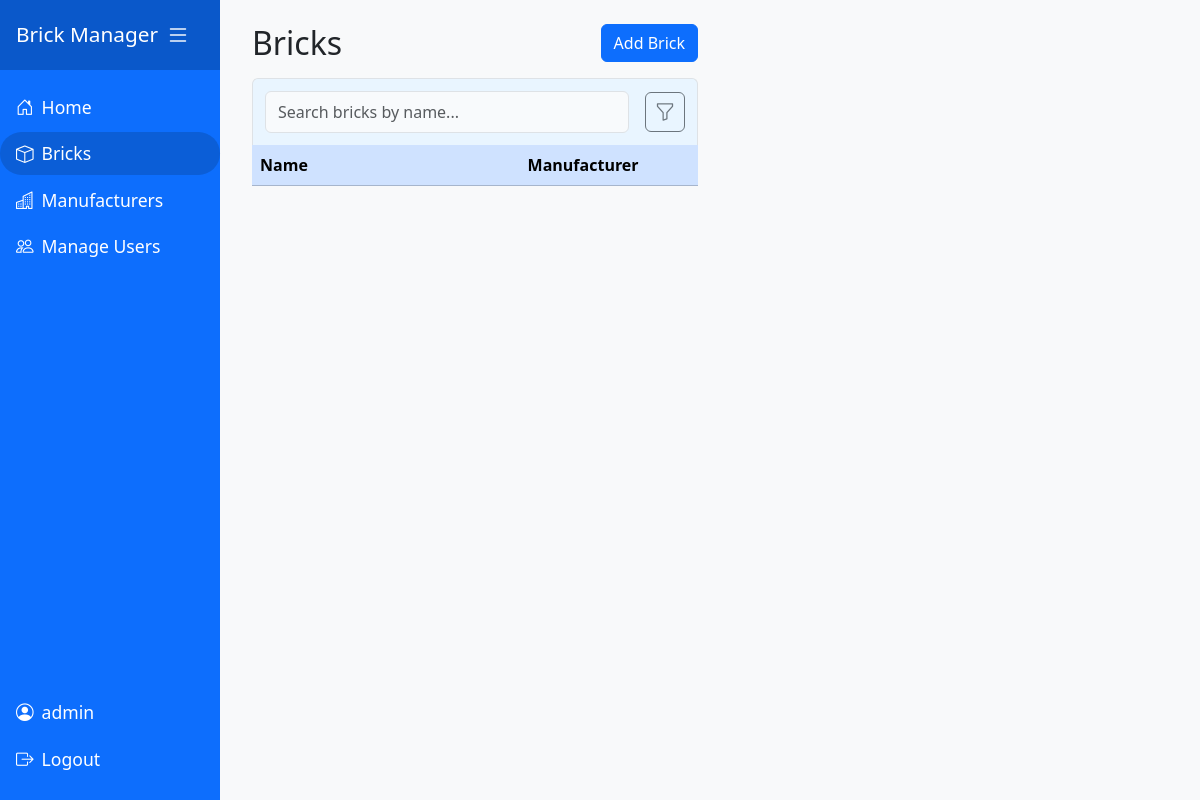
The page /bricks (signed in) on the database as committed earlier.
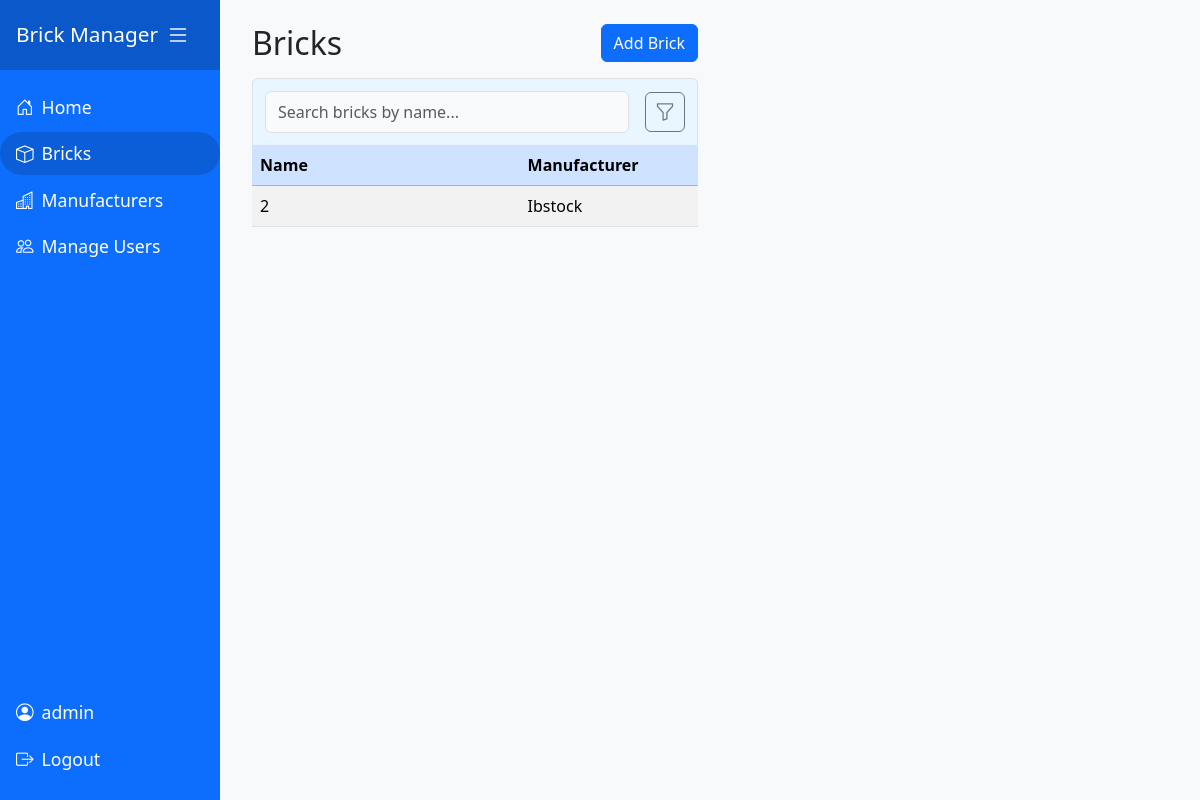
The same page on the database as committed later.
### models.py (models this page shows)
class Brick(db.Model):
    id = db.Column(db.Integer, primary_key=True)
    name = db.Column(db.String(150), nullable=False)
    colour = db.Column(db.String(50), nullable=False)
    material = db.Column(db.String(100), nullable=False)
    strength = db.Column(db.String(50), nullable=False)
    width = db.Column(db.Float, nullable=False)
    depth = db.Column(db.Float, nullable=False)
    height = db.Column(db.Float, nullable=False)
    type = db.Column(db.String(100), nullable=False)
    voids = db.Column(db.Integer, nullable=False)
    manufacturerId = db.Column(db.Integer, db.ForeignKey('manufacturer.id'), nullable=False)

class Manufacturer(db.Model):
    id = db.Column(db.Integer, primary_key=True)
    name = db.Column(db.String(150), nullable=False, unique=True)
    address = db.Column(db.String(250), nullable=False)
    phoneNo = db.Column(db.String(50), nullable=True)
    email = db.Column(db.String(120), nullable=True)
    bricks = db.relationship('Brick', backref='manufacturer', lazy=True)

### bricks.py (the view)
@bricks_bp.route('/bricks')
@bricks_bp.route('/bricks/<int:brick_id>')
def bricks(brick_id=None):
    allBricks = Brick.query.all()
    def brick_to_dict(brick):
        return {
            'id': brick.id,
            'name': brick.name,
            'colour': brick.colour,
            'material': brick.material,
            'strength': brick.strength,
            'width': brick.width,
            'depth': brick.depth,
            'height': brick.height,
            'type': brick.type,
            'voids': brick.voids,
            'manufacturer': {
                'id': brick.manufacturer.id if brick.manufacturer else None,
                'name': brick.manufacturer.name if brick.manufacturer else ''
            }
        }
    brick_dicts = [brick_to_dict(b) for b in allBricks]
    selected_brick_id = None
    if brick_id is not None and any(b['id'] == brick_id for b in brick_dicts):
        selected_brick_id = brick_id
    return render_template('bricks.html', bricks=brick_dicts, selected_brick_id=selected_brick_id)

### app.py (called while the page is built)
@app.before_request
def require_login():
    allowedRoutes = ['users.login']
    endpoint = request.endpoint
    if endpoint is None:
        return  # Let Flask handle it
    if endpoint in allowedRoutes or endpoint.startswith('static'):
        return  # Allow access
    if not session.get('userId'):
        return redirect(url_for('users.login', next=request.url))

### templates/bricks.html (shortened to what this page needs)
{% extends 'base.html' %}
{% block content %}
<div class="row flex-lg-nowrap" style="height: 100%; min-height: 500px;">
    <div class="col-lg-4 col-12 d-flex flex-column">
        <div class="d-flex justify-content-between align-items-center mb-3">
            <h2 class="mb-0">Bricks</h2>
            {% if session.get('userId') %}
            <a href="{{ url_for('bricks.addBrick') }}{% if selected_brick_id %}?selected_brick_id={{ selected_brick_id }}{% endif %}" class="btn btn-primary ms-3">Add Brick</a>
            {% endif %}
        </div>
        <div class="table-responsive bricks-table-responsive flex-grow-1">
            <div class="table-search-container d-flex align-items-center gap-2 position-relative" style="z-index: 10;">
                <input type="text" id="brick-search-box" class="form-control table-search-box" placeholder="Search bricks by name...">
                <button type="button" id="brick-filter-btn" class="btn btn-outline-secondary ms-2 position-relative" title="Filter bricks" aria-label="Filter">
                    <i class="bi bi-funnel"></i>
                </button>
                            {% set manufacturers = bricks | map(attribute='manufacturer') | map(attribute='name') | unique | list %}
            </div>
            <table class="table table-striped table-hover align-middle" id="bricks-table">
                <colgroup>
                    <col style="width: 60%">
                    <col style="width: 40%">
                </colgroup>
                <thead class="table-primary">
                    <tr>
                        <th>Name</th>
                        <th>Manufacturer</th>
                    </tr>
                </thead>
                <tbody>
                    {% for brick in bricks %}
                    <tr class="brick-row" data-brick='{{ brick | tojson | safe }}' data-id="{{ brick.id }}">
                        <td>{{ brick.name }}</td>
                        <td>{{ brick.manufacturer.name }}</td>
                    </tr>
                    {% endfor %}
                </tbody>
            </table>
        </div>
    </div>
    <div class="col-lg-8 col-12 d-flex flex-column" style="height: 100%;">
    </div>
</div>
<link rel="stylesheet" href="{{ url_for('static', filename='css/bricks.css') }}">
{% endblock %}

### templates/base.html (shortened to what this page needs)
<!DOCTYPE html>
<html lang="en">
<head>
    <link href="https://cdn.jsdelivr.net/npm/bootstrap@5.3.2/dist/css/bootstrap.min.css" rel="stylesheet">
    <link rel="stylesheet" href="{{ url_for('static', filename='css/sidebar.css') }}">
    <link rel="stylesheet" href="{{ url_for('static', filename='css/flash.css') }}">
</head>
<body>
    <div class="d-flex">
        <nav id="sidebar" class="sidebar d-flex flex-column">
            <div>
                <div class="sidebar-header d-flex align-items-center justify-content-between">
                    <span>Brick Manager</span>
                    <button class="sidebar-toggler" id="sidebarCollapse" aria-label="Toggle sidebar">
                        <i class="bi bi-list"></i>
                    </button>
                </div>
                <ul class="nav flex-column mt-3">
                    <li class="nav-item">
                        <a class="nav-link {% if request.endpoint == 'index' %}active{% endif %}" href="{{ url_for('index') }}">
                            <i class="bi bi-house-door rounded-pill"></i> <span>Home</span>
                        </a>
                    </li>
                    <li class="nav-item">
                        <a class="nav-link {% if request.endpoint == 'bricks.bricks' %}active{% endif %}" href="{{ url_for('bricks.bricks') }}">
                            <i class="bi bi-box rounded-pill"></i> <span>Bricks</span>
                        </a>
                    </li>
                    <li class="nav-item">
                        <a class="nav-link {% if request.endpoint == 'manufacturers.manufacturers' %}active{% endif %}" href="{{ url_for('manufacturers.manufacturers') }}">
                            <i class="bi bi-buildings"></i> <span>Manufacturers</span>
                        </a>
                    </li>
                    {% if session.get('isAdmin') %}
                    <li class="nav-item">
                        <a class="nav-link {% if request.endpoint == 'manage_users.users' %}active{% endif %}" href="{{ url_for('manage_users.users') }}">
                            <i class="bi bi-people"></i> <span>Manage Users</span>
                        </a>
                    </li>
                    {% endif %}
                </ul>
            </div>
            <div class="mt-auto mb-3">
                {% if session.get('userName') %}
                <ul class="nav flex-column">
                    <li class="nav-item">
                        <span class="nav-link disabled">
                            <i class="bi bi-person-circle rounded-pill"></i> <span>{{ session['userName'] }}</span>
                        </span>
                    </li>
                    <li class="nav-item">
                        <a class="nav-link" href="{{ url_for('users.logout') }}">
                            <i class="bi bi-box-arrow-right rounded-pill"></i> <span>Logout</span>
                        </a>
                    </li>
                </ul>
                {% endif %}
            </div>
        </nav>
        <div id="content" class="content-area flex-grow-1">
                {% set messages = get_flashed_messages(with_categories=true) %}
            <div class="container mt-4 content-inner">
                {% block content %}{% endblock %}
            </div>
        </div>
    </div>
    <link rel="stylesheet" href="https://cdn.jsdelivr.net/npm/bootstrap-icons@1.11.3/font/bootstrap-icons.css">
</body>
</html>

### static/css/sidebar.css (style rules this page uses)
body { min-height: 100vh; background: #f8f9fa; }
.sidebar { min-width: 220px; max-width: 220px; min-height: 100vh; background: #0d6efd; color: #fff; transition: all 0.3s; }
.sidebar .nav-link { color: #fff; font-size: 1.1rem; border-radius: 2rem; margin-bottom: 0.25rem; transition: background 0.2s, color 0.2s; display: flex; align-items: center; gap: 0.5rem; }
.sidebar .nav-link.active, .sidebar .nav-link:hover { background: #0b5ed7; color: #fff; }
.sidebar .sidebar-header { font-size: 1.3rem; padding: 1rem; text-align: center; background: #0a58ca; }
.sidebar-toggler { background: none; border: none; color: #fff; font-size: 1.5rem; margin-right: 0.5rem; }
.content-area { margin-left: 0px; min-height: 100vh; display: flex; transition: margin-left 0.3s; }
.content-inner { width: 100%; margin: 20px; max-width: none; }

### static/css/bricks.css (style rules this page uses)
html, body { height: 100%; }
.row.flex-lg-nowrap { height: 80vh; min-height: 500px; display: flex; flex-wrap: nowrap; }
.bricks-table-responsive { flex-grow: 1; overflow-y: auto; min-height: 0; }
.bricks-table-responsive table { table-layout: fixed; width: 100%; }
.table-search-container { border: 1px solid #dee2e6; border-bottom: none; border-radius: 0.375rem 0.375rem 0 0; background: #e9f5ff; padding: 0.75rem; position: relative; }
.table-search-box { margin: 0; border-radius: 0.375rem; background: #f8fafc; font-size: 1rem; padding: 0.5rem 0.75rem; width: 100%; outline: none; border: 1px solid #dee2e6; box-shadow: none; }
thead tr th { background: #e9f5ff; }
#brick-filter-btn { padding: 0 0.6rem; height: 2.5rem; min-width: 2.5rem; width: 2.5rem; display: flex; align-items: center; justify-content: center; border-radius: 0.375rem; font-size: 1.25rem; }
#brick-filter-btn i { font-size: 1.25rem; margin: 0; }
@media (min-width: 992px) { .row.flex-lg-nowrap > #brick-detail-panel, .row.flex-lg-nowrap > *:not(#brick-detail-panel) { width: 50%; } }
@media (min-width: 992px) { .bricks-table-responsive { max-width: 100%; width: 100%; } }

Rows that differ between the two databases and show on the page:
added Brick: name "2", manufacturer.name "Ibstock"
